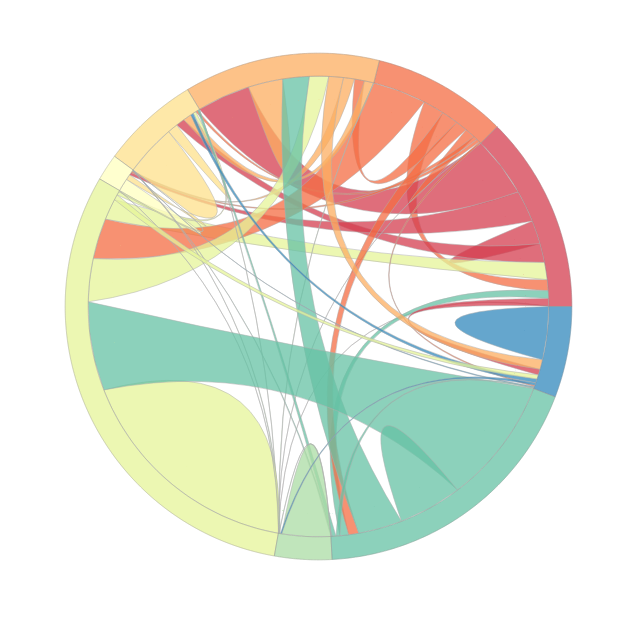

The code cell stored with this chart in its notebook:
### Code cell
from plotly.offline import download_plotlyjs, init_notebook_mode,  iplot, plot
init_notebook_mode(connected=True)
iplot(fig)
